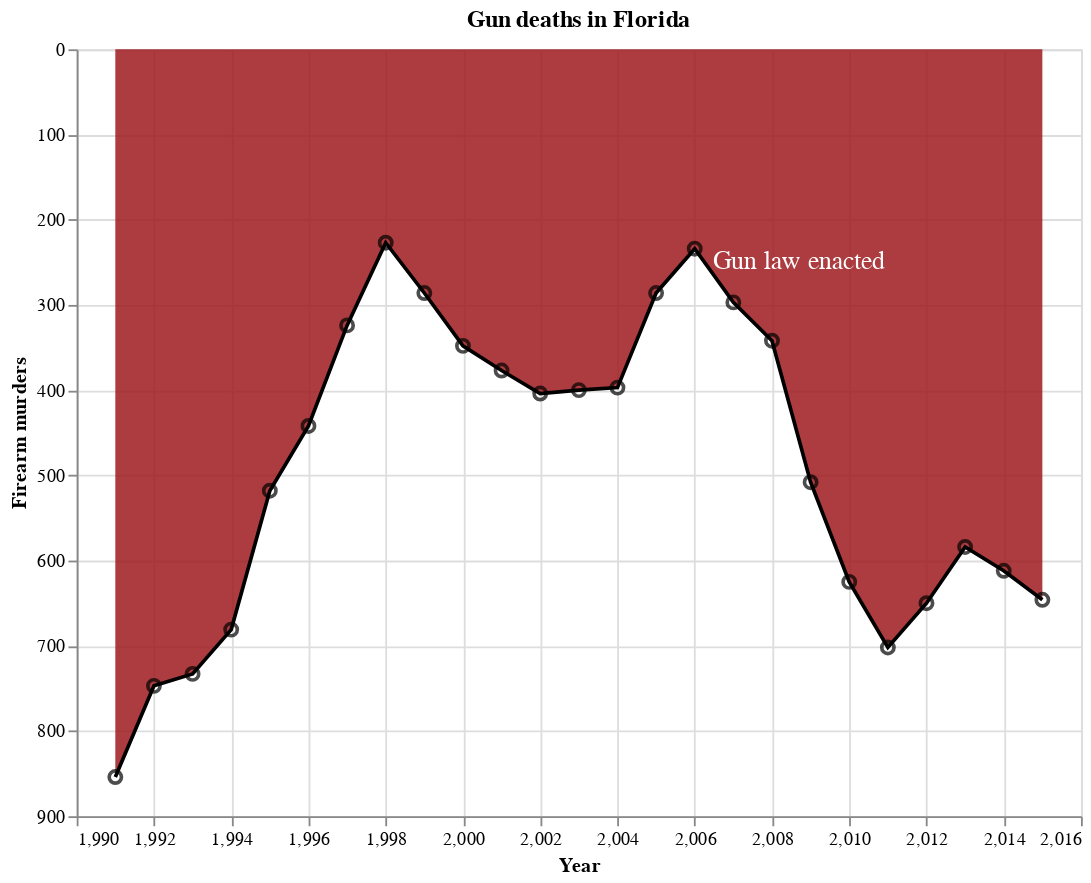

Write notebook code for a chart like this one.
### Markdown cell above
<div class="alert alert-info" style="color:black">

### Question 3.2
rubric={accuracy:2}

<h4>Python</h4>
<p>Recreate the Altair version of the plot. Your plot should look as close as possible to mine in the image above.</p>
    
</div>

### Code cell
df = pd.read_csv('data/guns-r-us.csv')

law_year = 2005

# this was causing me issues for some reason. the data type wasnt numeric and there was a random empty col
df["Year"] = pd.to_numeric(df["Year"], errors="coerce")
df["Firearm murders"] = pd.to_numeric(df["Firearm murders"], errors="coerce")
df = df.dropna(subset=["Year", "Firearm murders"]).copy()
df["zero"] = 0

base = alt.Chart(df).encode(
    x=alt.X("Year:Q", title="Year"),
    y=alt.Y("Firearm murders:Q", title="Firearm murders", scale=alt.Scale(reverse=True))
)

shade = (
    alt.Chart(df)
    .transform_filter(alt.datum.Year)
    .mark_area(color="#9E1B1E", opacity=0.85)
    .encode(
        x="Year:Q",
        y="zero:Q",
        y2="Firearm murders:Q"
    )
)

line = base.mark_line(color="black", strokeWidth=2)
points = base.mark_point(color="black", size=45)

label_df = pd.DataFrame({"Year":[2006], "Firearm murders":[260], "label":["Gun law enacted"]})
label = alt.Chart(label_df).mark_text(
    align="left", dx=10, dy=-5, color="white", fontSize=14
).encode(x="Year:Q", y="Firearm murders:Q", text="label:N")

chart = (shade + line + points + label).properties(width=550, height=420, title="Gun deaths in Florida")
chart

### Figure 1 — Vega specification as saved in the notebook (floating-point values rounded to 4 significant figures)
{"$schema": "https://vega.github.io/schema/vega/v6.json", "data": [{"name": "source_0", "values": [{"Firearm murders": 854, "Year": 1991, "zero": 0}, {"Firearm murders": 747, "Year": 1992, "zero": 0}, {"Firearm murders": 733, "Year": 1993, "zero": 0}, {"Firearm murders": 681, "Year": 1994, "zero": 0}, {"Firearm murders": 518, "Year": 1995, "zero": 0}, {"Firearm murders": 442, "Year": 1996, "zero": 0}, {"Firearm murders": 324, "Year": 1997, "zero": 0}, {"Firearm murders": 227, "Year": 1998, "zero": 0}, {"Firearm murders": 286, "Year": 1999, "zero": 0}, {"Firearm murders": 348, "Year": 2000, "zero": 0}, {"Firearm murders": 377, "Year": 2001, "zero": 0}, {"Firearm murders": 404, "Year": 2002, "zero": 0}, {"Firearm murders": 400, "Year": 2003, "zero": 0}, {"Firearm murders": 397, "Year": 2004, "zero": 0}, {"Firearm murders": 286, "Year": 2005, "zero": 0}, {"Firearm murders": 234, "Year": 2006, "zero": 0}, {"Firearm murders": 297, "Year": 2007, "zero": 0}, {"Firearm murders": 342, "Year": 2008, "zero": 0}, {"Firearm murders": 508, "Year": 2009, "zero": 0}, {"Firearm murders": 625, "Year": 2010, "zero": 0}, {"Firearm murders": 702, "Year": 2011, "zero": 0}, {"Firearm murders": 650, "Year": 2012, "zero": 0}, {"Firearm murders": 584, "Year": 2013, "zero": 0}, {"Firearm murders": 612, "Year": 2014, "zero": 0}, {"Firearm murders": 646, "Year": 2015, "zero": 0}]}, {"name": "data_0", "values": [{"Firearm murders": 854, "Year": 1991, "zero": 0}, {"Firearm murders": 747, "Year": 1992, "zero": 0}, {"Firearm murders": 733, "Year": 1993, "zero": 0}, {"Firearm murders": 681, "Year": 1994, "zero": 0}, {"Firearm murders": 518, "Year": 1995, "zero": 0}, {"Firearm murders": 442, "Year": 1996, "zero": 0}, {"Firearm murders": 324, "Year": 1997, "zero": 0}, {"Firearm murders": 227, "Year": 1998, "zero": 0}, {"Firearm murders": 286, "Year": 1999, "zero": 0}, {"Firearm murders": 348, "Year": 2000, "zero": 0}, {"Firearm murders": 377, "Year": 2001, "zero": 0}, {"Firearm murders": 404, "Year": 2002, "zero": 0}, {"Firearm murders": 400, "Year": 2003, "zero": 0}, {"Firearm murders": 397, "Year": 2004, "zero": 0}, {"Firearm murders": 286, "Year": 2005, "zero": 0}, {"Firearm murders": 234, "Year": 2006, "zero": 0}, {"Firearm murders": 297, "Year": 2007, "zero": 0}, {"Firearm murders": 342, "Year": 2008, "zero": 0}, {"Firearm murders": 508, "Year": 2009, "zero": 0}, {"Firearm murders": 625, "Year": 2010, "zero": 0}, {"Firearm murders": 702, "Year": 2011, "zero": 0}, {"Firearm murders": 650, "Year": 2012, "zero": 0}, {"Firearm murders": 584, "Year": 2013, "zero": 0}, {"Firearm murders": 612, "Year": 2014, "zero": 0}, {"Firearm murders": 646, "Year": 2015, "zero": 0}]}, {"name": "data_1", "values": [{"Firearm murders": 854, "Year": 1991}, {"Firearm murders": 747, "Year": 1992}, {"Firearm murders": 733, "Year": 1993}, {"Firearm murders": 681, "Year": 1994}, {"Firearm murders": 518, "Year": 1995}, {"Firearm murders": 442, "Year": 1996}, {"Firearm murders": 324, "Year": 1997}, {"Firearm murders": 227, "Year": 1998}, {"Firearm murders": 286, "Year": 1999}, {"Firearm murders": 348, "Year": 2000}, {"Firearm murders": 377, "Year": 2001}, {"Firearm murders": 404, "Year": 2002}, {"Firearm murders": 400, "Year": 2003}, {"Firearm murders": 397, "Year": 2004}, {"Firearm murders": 286, "Year": 2005}, {"Firearm murders": 234, "Year": 2006}, {"Firearm murders": 297, "Year": 2007}, {"Firearm murders": 342, "Year": 2008}, {"Firearm murders": 508, "Year": 2009}, {"Firearm murders": 625, "Year": 2010}, {"Firearm murders": 702, "Year": 2011}, {"Firearm murders": 650, "Year": 2012}, {"Firearm murders": 584, "Year": 2013}, {"Firearm murders": 612, "Year": 2014}, {"Firearm murders": 646, "Year": 2015}]}, {"name": "source_1", "values": [{"Firearm murders": 260, "Year": 2006, "label": "Gun law enacted"}]}], "marks": [{"type": "area", "name": "layer_0_marks", "from": {"data": "data_0"}, "sort": {"field": "x"}, "encode": {"update": {"defined": {"signal": "isValid(datum[\"Year\"]) && isFinite(+datum[\"Year\"]) && isValid(datum[\"zero\"]) && isFinite(+datum[\"zero\"])"}, "opacity": {"value": 0.85}, "orient": {"value": "vertical"}, "x": {"field": "Year", "scale": "x"}, "y2": {"field": "Firearm murders", "scale": "y"}, "fill": {"value": "#9E1B1E"}, "y": {"field": "zero", "scale": "y"}}}, "style": ["area"]}, {"type": "line", "name": "layer_1_marks", "from": {"data": "source_0"}, "sort": {"field": "x"}, "encode": {"update": {"x": {"field": "Year", "scale": "x"}, "defined": {"signal": "isValid(datum[\"Year\"]) && isFinite(+datum[\"Year\"]) && isValid(datum[\"Firearm murders\"]) && isFinite(+datum[\"Firearm murders\"])"}, "strokeWidth": {"value": 2}, "y": {"field": "Firearm murders", "scale": "y"}, "stroke": {"value": "black"}}}, "style": ["line"]}, {"type": "symbol", "name": "layer_2_marks", "from": {"data": "data_1"}, "encode": {"update": {"y": {"field": "Firearm murders", "scale": "y"}, "fill": {"value": "transparent"}, "x": {"field": "Year", "scale": "x"}, "stroke": {"value": "black"}, "opacity": {"value": 0.7}, "size": {"value": 45}}}, "style": ["point"]}, {"type": "text", "name": "layer_3_marks", "from": {"data": "source_1"}, "encode": {"update": {"dx": {"value": 10}, "baseline": {"value": "middle"}, "x": {"field": "Year", "scale": "x"}, "fill": {"value": "white"}, "y": {"field": "Firearm murders", "scale": "y"}, "text": {"signal": "isValid(datum[\"label\"]) ? datum[\"label\"] : \"\"+datum[\"label\"]"}, "fontSize": {"value": 14}, "dy": {"value": -5}, "align": {"value": "left"}}}, "style": ["text"]}], "scales": [{"name": "x", "type": "linear", "domain": {"fields": [{"data": "data_0", "field": "Year"}, {"data": "source_0", "field": "Year"}, {"data": "data_1", "field": "Year"}, {"data": "source_1", "field": "Year"}]}, "range": [0, {"signal": "width"}], "zero": false, "nice": true}, {"name": "y", "type": "linear", "domain": {"fields": [{"data": "data_0", "field": "zero"}, {"data": "data_0", "field": "Firearm murders"}, {"data": "source_0", "field": "Firearm murders"}, {"data": "data_1", "field": "Firearm murders"}, {"data": "source_1", "field": "Firearm murders"}]}, "range": [{"signal": "height"}, 0], "zero": true, "reverse": true, "nice": true}], "axes": [{"scale": "x", "tickCount": {"signal": "ceil(width/40)"}, "gridScale": "y", "labels": false, "maxExtent": 0, "zindex": 0, "ticks": false, "domain": false, "aria": false, "minExtent": 0, "orient": "bottom", "grid": true}, {"scale": "y", "maxExtent": 0, "aria": false, "grid": true, "ticks": false, "orient": "left", "domain": false, "labels": false, "tickCount": {"signal": "ceil(height/40)"}, "minExtent": 0, "zindex": 0, "gridScale": "x"}, {"scale": "x", "title": "Year", "zindex": 0, "grid": false, "labelFlush": true, "orient": "bottom", "labelOverlap": true, "tickCount": {"signal": "ceil(width/40)"}}, {"scale": "y", "orient": "left", "labelOverlap": true, "title": "Firearm murders", "grid": false, "tickCount": {"signal": "ceil(height/40)"}, "zindex": 0}], "title": {"text": "Gun deaths in Florida", "frame": "group"}, "height": 420, "width": 550, "padding": 5, "background": "white", "style": "cell"}
